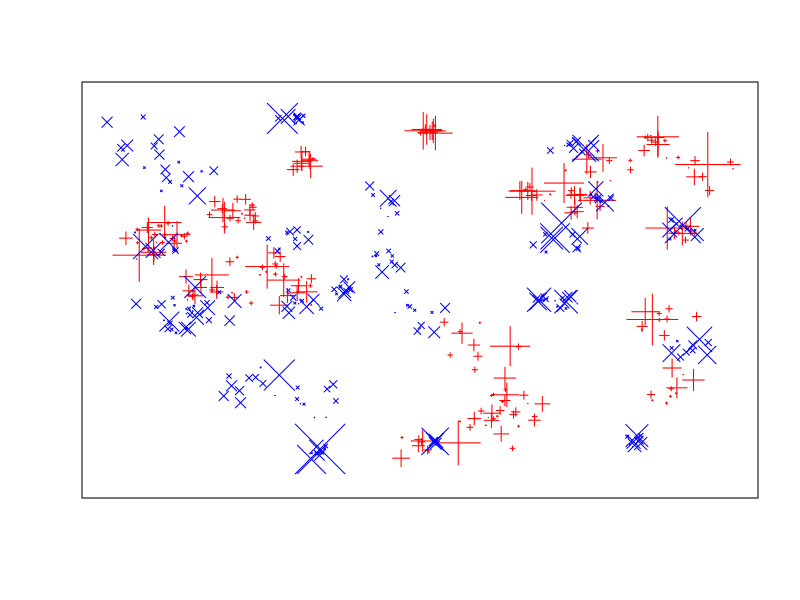
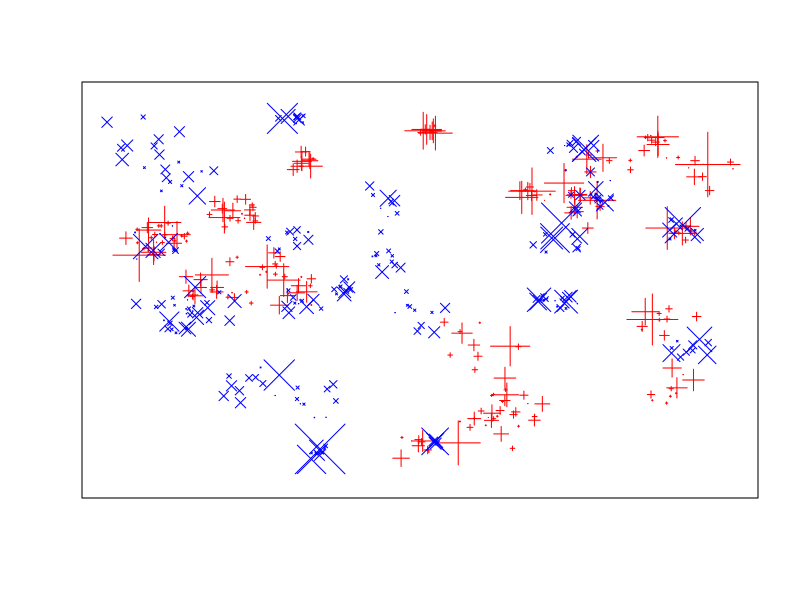
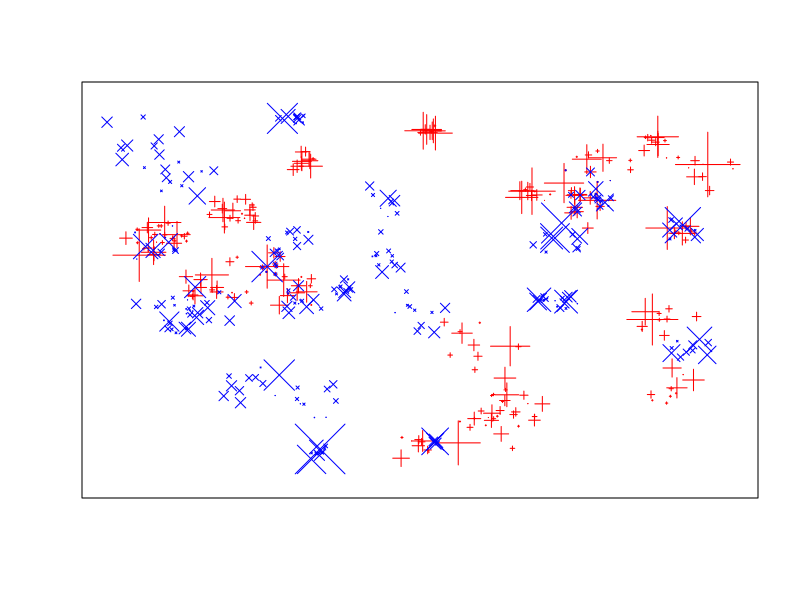
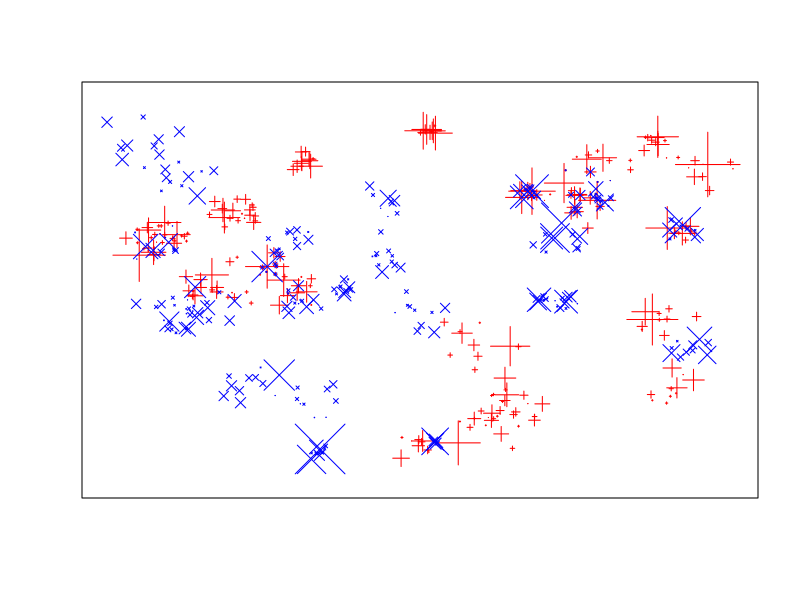
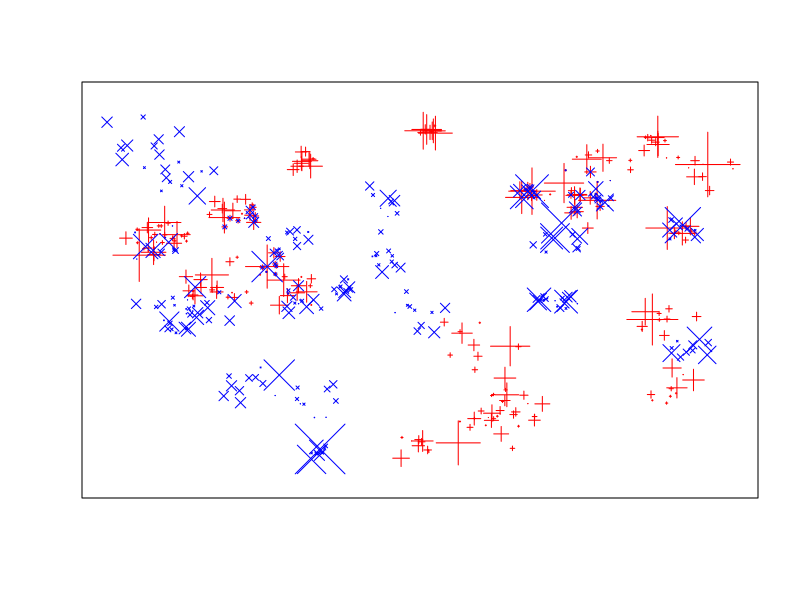
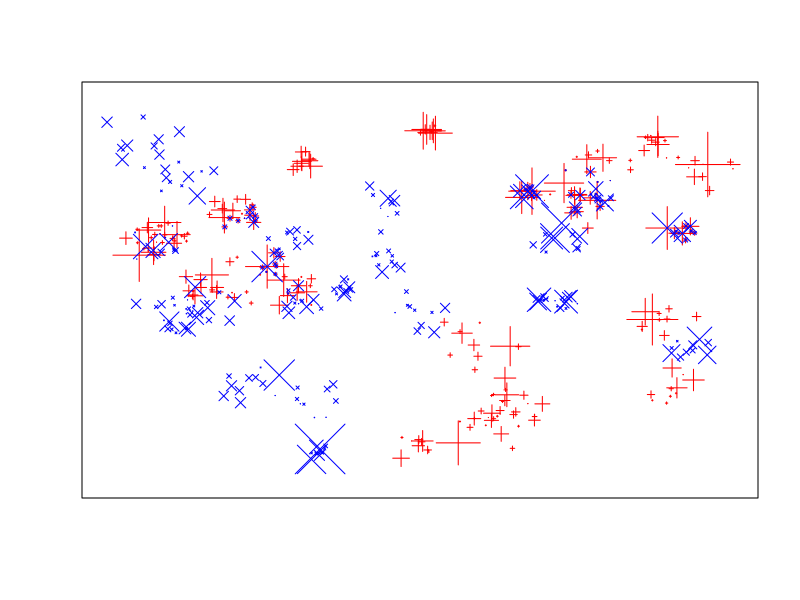
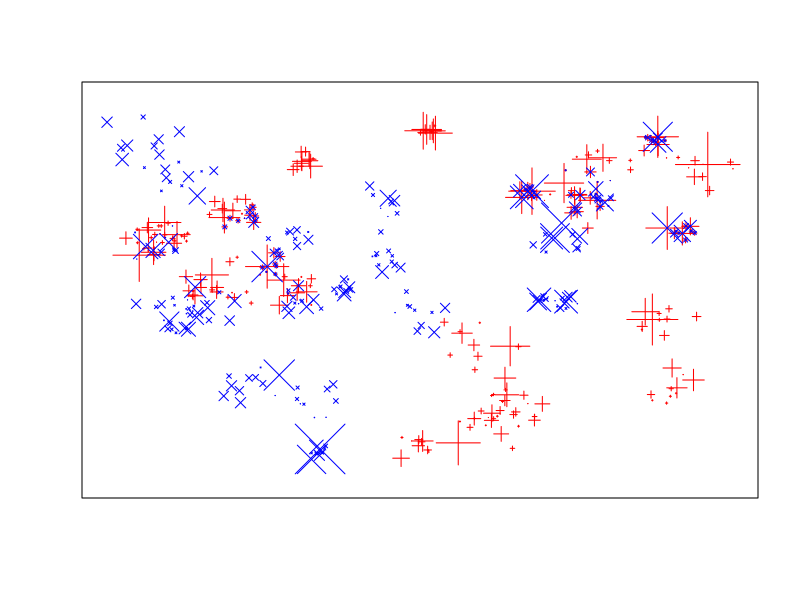
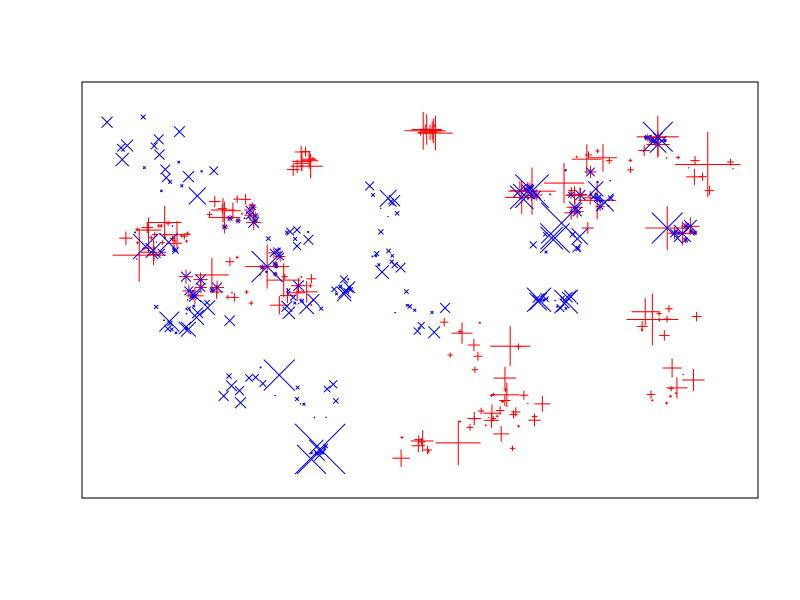

R code for these plots, in order:


getCenters = function(nCenters, rng){
  list(
    x = runif(nCenters, -rng, rng), 
    y = runif(nCenters, -rng, rng)
  ) 
}

makeCluster = function(x,y,n,s){
  X = x + rnorm(n,0,s)
  Y = y + rnorm(n,0,s)
  w = rgamma(n,1,1)
  list(x=X, y=Y, w=w)
}

getClusters = function(seed, nCenters,  rng, nn, spread=NULL){

  set.seed(seed)
  
  xy = getCenters(nCenters, rng)
  
  if(length(nn)==1)
    nn = rep(nn, nCenters)
  
  if(is.null(spread))
    spread = 0.3+rnorm(nCenters,rng/60,rng/60)
  
  clusters = list() 
  for(i in 1:nCenters)
    clusters[[i]] = makeCluster(xy$x[i], xy$y[i], nn[i], spread[i])

  clusters 
}

clusters2xy = function(clusters){
  x=0; y=0; w=0
  for(i in 1:length(clusters)){
    x = c(x, clusters[[i]]$x)
    y = c(y, clusters[[i]]$y)
    w = c(w, clusters[[i]]$w)
  }
  xyw = cbind(x=x[-1], y=y[-1], w=w[-1])
}

plot.fl = function(xy.f, xy.l){
  plot(xy.f[,1], xy.f[,2],  pch = 3, col = "red", xaxt = "n", yaxt = "n", xlab = "", ylab = "", xlim = range(xy.f, xy.l), ylim = range(xy.f, xy.l), cex = xy.f[,3])
  points(xy.l[,1], xy.l[,2], pch =4, col = "blue", cex = xy.l[,3])
}

fclusters = getClusters(21, nCenters=25, rng=10, nn = 10)
lclusters = getClusters(20, nCenters=25, rng=10, nn = 10)

xy.f = clusters2xy(fclusters)
pointsets = list()
pdf("overlap.pdf")
xy.l = clusters2xy(lclusters)
plot.fl(xy.f, xy.l)
pointsets[[1]] = list(xy.f =xy.f, xy.l=xy.l)

newlcluster = c(fclusters[1], lclusters[2:25])
xy.l = clusters2xy(newlcluster)
plot.fl(xy.f, xy.l)
pointsets[[2]] = list(xy.f =xy.f, xy.l=xy.l)

for(i in 2:24){
  newlcluster = c(fclusters[1:i], lclusters[(i+1):25])
  xy.l = clusters2xy(newlcluster)
  plot.fl(xy.f, xy.l)
  pointsets[[i+1]] = list(xy.f =xy.f, xy.l=xy.l)
}

xy.l = clusters2xy(fclusters)
plot.fl(xy.f, xy.l)
pointsets[[26]] = list(xy.f =xy.f, xy.l=xy.l)

dev.off(dev.cur()) 
